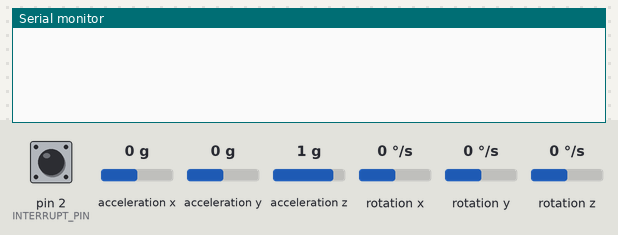
Recording of a sketch running on a simulated Arduino Uno, built with avr-gcc and run on an emulated ATmega328P. On the bench: the last lines printed to the serial monitor. The inputs (shaded band) are chosen by the test bench; at power-on: acceleration x 0 g, acceleration y 0 g, acceleration z 1 g, rotation z 0 °/s, pin 2 (INTERRUPT_PIN) LOW, rotation x 0 °/s, rotation y 0 °/s. The sensor or clock chip raises its interrupt line as the real part does.

Above: at 1.7 s.
1.8 s: acceleration x set to -1.4 g
4.8 s: acceleration y set to 0.8 g
At 5.3 s:
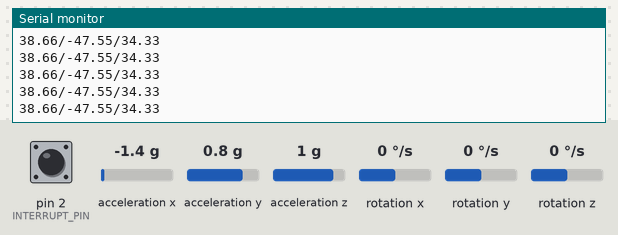
7.8 s: acceleration z set to -1.4 g
At 8.8 s:
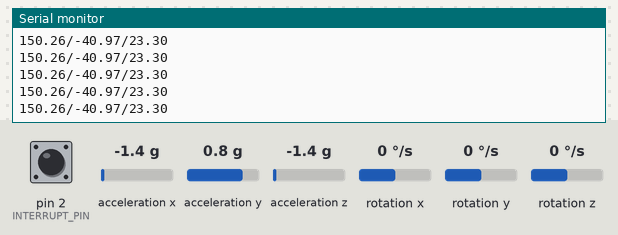
10.8 s: acceleration y set to 0 g
At 11.3 s:
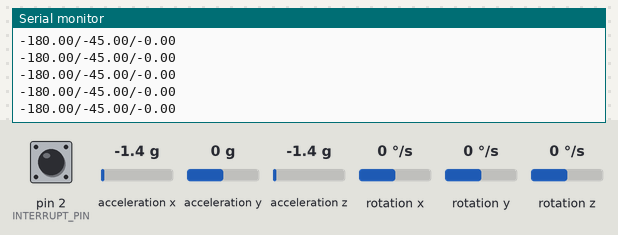
13.8 s: rotation z set to -192 °/s
At 14.4 s:
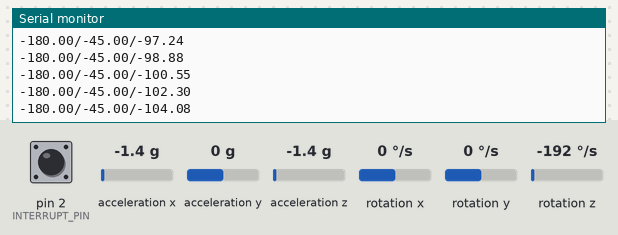
16.8 s: acceleration x set to 0.8 g
At 17.6 s:
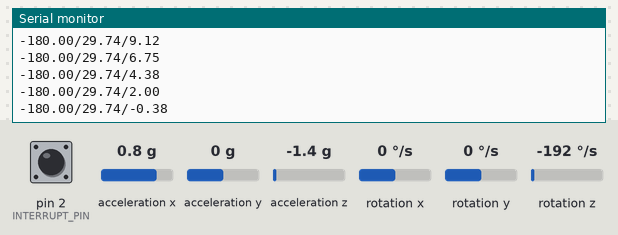
Timing chart, 0 to 19.8 s (numbered marks = the images above; inputs shaded):
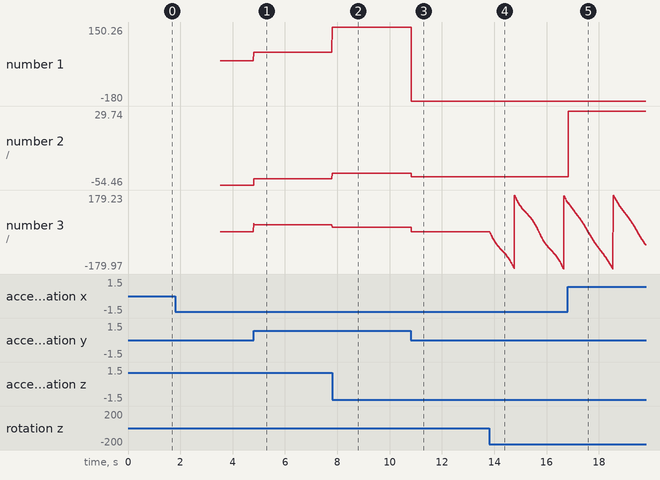

The sketch:

Visualization.ino
```cpp
#include "I2Cdev.h"

#include "MPU6050_6Axis_MotionApps20.h"

#if I2CDEV_IMPLEMENTATION == I2CDEV_ARDUINO_WIRE
#include "Wire.h"
#endif

MPU6050 mpu;

#define OUTPUT_READABLE_YAWPITCHROLL

#define INTERRUPT_PIN 2

bool blinkState = false;
float correct;
int j = 0;

// MPU control/status vars
bool dmpReady = false;  // set true if DMP init was successful
uint8_t mpuIntStatus;   // holds actual interrupt status byte from MPU
uint8_t devStatus;      // return status after each device operation (0 = success, !0 = error)
uint16_t packetSize;    // expected DMP packet size (default is 42 bytes)
uint16_t fifoCount;     // count of all bytes currently in FIFO
uint8_t fifoBuffer[64]; // FIFO storage buffer

// orientation/motion vars
Quaternion q;           // [w, x, y, z]         quaternion container
VectorInt16 aa;         // [x, y, z]            accel sensor measurements
VectorInt16 aaReal;     // [x, y, z]            gravity-free accel sensor measurements
VectorInt16 aaWorld;    // [x, y, z]            world-frame accel sensor measurements
VectorFloat gravity;    // [x, y, z]            gravity vector
float euler[3];         // [psi, theta, phi]    Euler angle container
float ypr[3];           // [yaw, pitch, roll]   yaw/pitch/roll container and gravity vector

// packet structure for InvenSense teapot demo
uint8_t teapotPacket[14] = { '$', 0x02, 0, 0, 0, 0, 0, 0, 0, 0, 0x00, 0x00, '\r', '\n' };


// ================================================================
// ===               INTERRUPT DETECTION ROUTINE                ===
// ================================================================

volatile bool mpuInterrupt = false;     // indicates whether MPU interrupt pin has gone high
void dmpDataReady() {
  mpuInterrupt = true;
}

void setup() {
  // put your setup code here, to run once:
  #if I2CDEV_IMPLEMENTATION == I2CDEV_ARDUINO_WIRE
  Wire.begin();
  Wire.setClock(400000); // 400kHz I2C clock. Comment this line if having compilation difficulties
#elif I2CDEV_IMPLEMENTATION == I2CDEV_BUILTIN_FASTWIRE
  Fastwire::setup(400, true);
#endif

  // initialize serial communication
  // (115200 chosen because it is required for Teapot Demo output, but it's
  // really up to you depending on your project)
  Serial.begin(19200);
  while (!Serial); // wait for Leonardo enumeration, others continue immediately

  // initialize device
  //Serial.println(F("Initializing I2C devices..."));
  mpu.initialize();
  pinMode(INTERRUPT_PIN, INPUT);
  devStatus = mpu.dmpInitialize();
  // supply your own gyro offsets here, scaled for min sensitivity
  //mpu.setXGyroOffset(17);
  //mpu.setYGyroOffset(-69);
  //mpu.setZGyroOffset(27);
  //mpu.setZAccelOffset(1551); // 1688 factory default for my test chip

  // make sure it worked (returns 0 if so)
  if (devStatus == 0) {
    // turn on the DMP, now that it's ready
    // Serial.println(F("Enabling DMP..."));
    // Calibration Time: generate offsets and calibrate our MPU6050
    mpu.CalibrateAccel(6);
    mpu.CalibrateGyro(6);
    //mpu.PrintActiveOffsets();
    mpu.setDMPEnabled(true);

    attachInterrupt(digitalPinToInterrupt(INTERRUPT_PIN), dmpDataReady, RISING);
    mpuIntStatus = mpu.getIntStatus();

    // set our DMP Ready flag so the main loop() function knows it's okay to use it
    //Serial.println(F("DMP ready! Waiting for first interrupt..."));
    dmpReady = true;

    // get expected DMP packet size for later comparison
    packetSize = mpu.dmpGetFIFOPacketSize();
  } else {
    // ERROR!
    // 1 = initial memory load failed
    // 2 = DMP configuration updates failed
    // (if it's going to break, usually the code will be 1)
    // Serial.print(F("DMP Initialization failed (code "));
    //Serial.print(devStatus);
    //Serial.println(F(")"));
  }
}

void loop() {
  // put your main code here, to run repeatedly:
  while (!mpuInterrupt && fifoCount < packetSize) {
    if (mpuInterrupt && fifoCount < packetSize) {
      // try to get out of the infinite loop
      fifoCount = mpu.getFIFOCount();
    }
  }

  // reset interrupt flag and get INT_STATUS byte
  mpuInterrupt = false;
  mpuIntStatus = mpu.getIntStatus();

  // get current FIFO count
  fifoCount = mpu.getFIFOCount();

  // check for overflow (this should never happen unless our code is too inefficient)
  if ((mpuIntStatus & _BV(MPU6050_INTERRUPT_FIFO_OFLOW_BIT)) || fifoCount >= 1024) {
    // reset so we can continue cleanly
    mpu.resetFIFO();
    fifoCount = mpu.getFIFOCount();
    Serial.println(F("FIFO overflow!"));

    // otherwise, check for DMP data ready interrupt (this should happen frequently)
  } else if (mpuIntStatus & _BV(MPU6050_INTERRUPT_DMP_INT_BIT)) {
    // wait for correct available data length, should be a VERY short wait
    while (fifoCount < packetSize) fifoCount = mpu.getFIFOCount();

    // read a packet from FIFO
    mpu.getFIFOBytes(fifoBuffer, packetSize);

    // track FIFO count here in case there is > 1 packet available
    // (this lets us immediately read more without waiting for an interrupt)
    fifoCount -= packetSize;

    // Get Yaw, Pitch and Roll values
#ifdef OUTPUT_READABLE_YAWPITCHROLL
    mpu.dmpGetQuaternion(&q, fifoBuffer);
    mpu.dmpGetGravity(&gravity, &q);
    mpu.dmpGetYawPitchRoll(ypr, &q, &gravity);

    // Yaw, Pitch, Roll values - Radians to degrees
    ypr[0] = ypr[0] * 180 / M_PI;
    ypr[1] = ypr[1] * 180 / M_PI;
    ypr[2] = ypr[2] * 180 / M_PI;

    // Skip 300 readings (self-calibration process)
    if (j <= 300) {
      correct = ypr[0]; // Yaw starts at random value, so we capture last value after 300 readings
      j++;
    }
    // After 300 readings
    else {
      ypr[0] = ypr[0] - correct; // Set the Yaw to 0 deg - subtract  the last random Yaw value from the currrent value to make the Yaw 0 degrees
      Serial.print(ypr[2]);
      Serial.print("/");
      Serial.print(ypr[1]);
      Serial.print("/");
      Serial.println(ypr[0]);
      // Map the values of the MPU6050 sensor from -90 to 90 to values suatable for the servo control from 0 to 180
      int servo0Value = map(ypr[0], -90, 90, 0, 180);
      int servo1Value = map(ypr[1], -90, 90, 0, 180);
      int servo2Value = map(ypr[2], -90, 90, 180, 0);
    }
#endif
  }

}
```

Measured:
- after the input at 4.8 s, the serial monitor: prints a new line at once (image 1)
- after the input at 7.8 s, the serial monitor: prints a new line at once (image 2)
- after the input at 10.8 s, the serial monitor: prints a new line at once (image 3)
- after the input at 13.8 s, the serial monitor: prints a new line at once (image 4)
- plotted number 1: 0 → 38.66 after the input at 4.8 s, 38.66 → 150.26 after the input at 7.8 s, 150.26 → -180 after the input at 10.8 s
- plotted number 2: -54.46 → -47.55 after the input at 4.8 s, -47.55 → -40.97 after the input at 7.8 s, -40.97 → -45 after the input at 10.8 s
- plotted number 3: 0 → 34.33 after the input at 4.8 s, 34.33 → 23.3 after the input at 7.8 s, 23.3 → 0 after the input at 10.8 s, 0 → 143.63 after the input at 13.8 s
